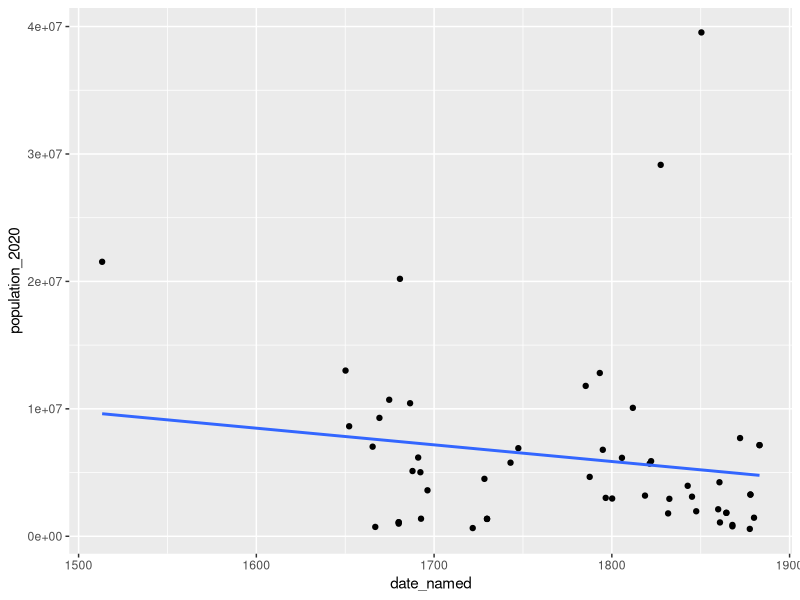
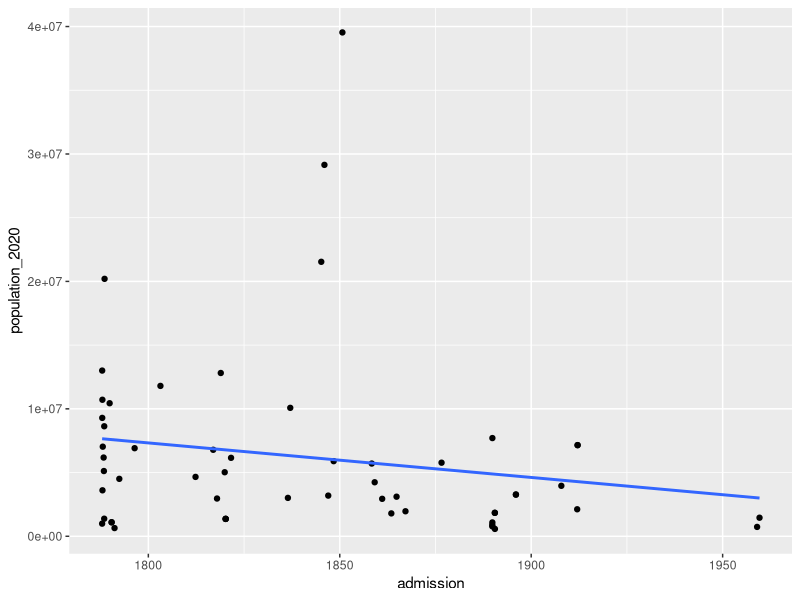

The R script that drew these images, in order:
## ---- chunk 1
library(tidyverse)
## ---- chunk 2
states = read_csv("states.csv")
etymo = read_csv("state_name_etymology.csv")
## ---- chunk 3

mergedf = merge(states, etymo, by = "state")

head(mergedf)
## ---- chunk 4
unique(mergedf$language)
## ---- chunk 5
mergedf %>%
  ggplot(aes(x = date_named, y = population_2020)) +
  geom_point() +
  geom_smooth(se = FALSE, method = "lm")
  
  
mergedf %>%
  ggplot(aes(x = admission, y = population_2020)) +
  geom_point() +
  geom_smooth(se = FALSE, method = "lm")
## ---- chunk 6
namedPop = lm(data = mergedf, formula = population_2020 ~ admission)
summary(namedPop)
## ---- chunk 7

